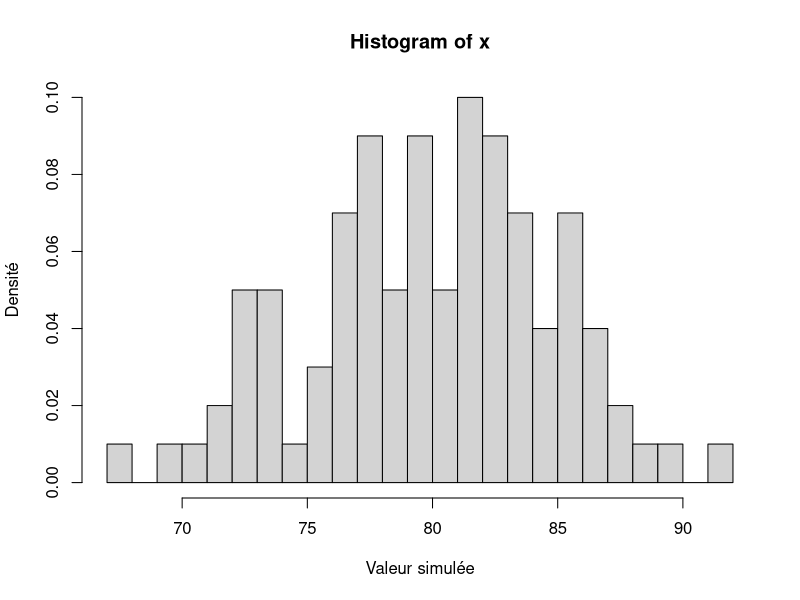
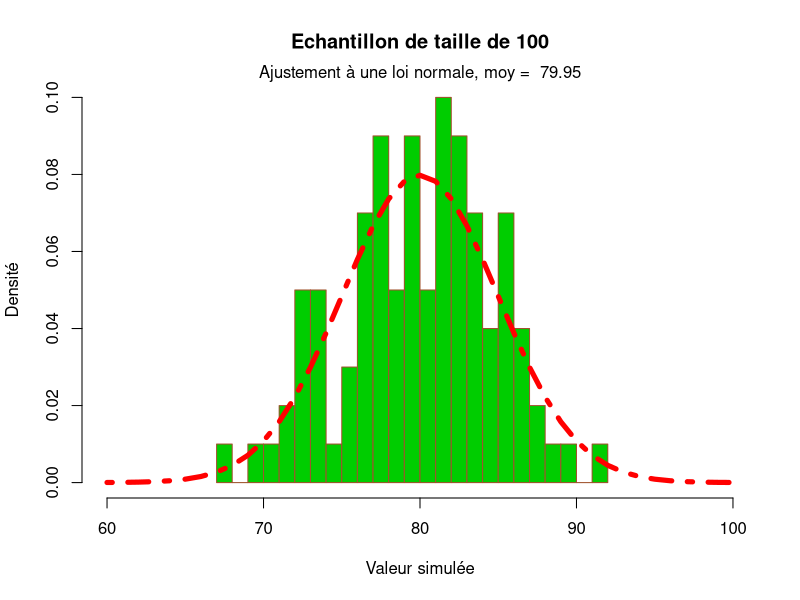
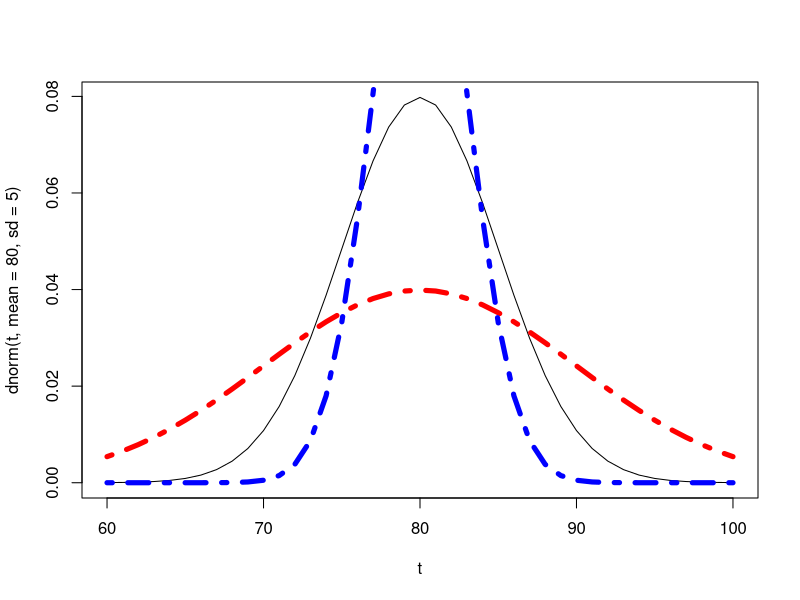
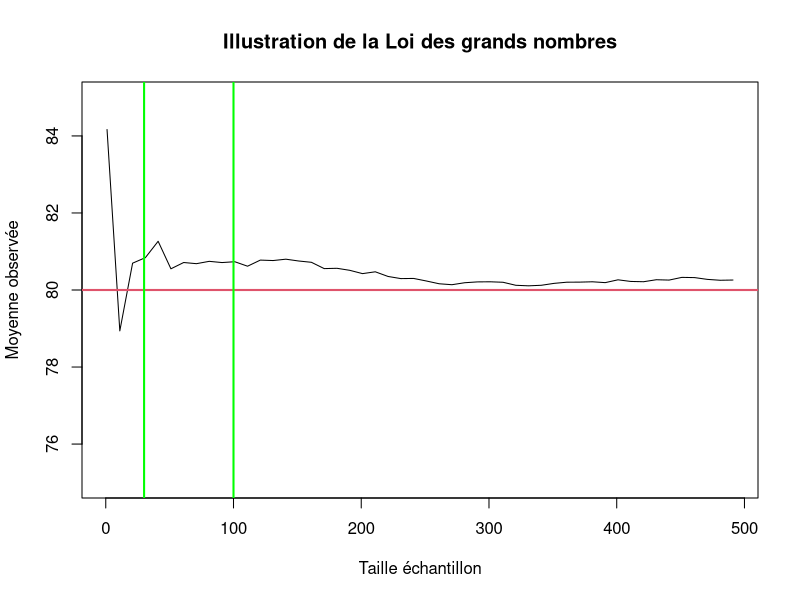
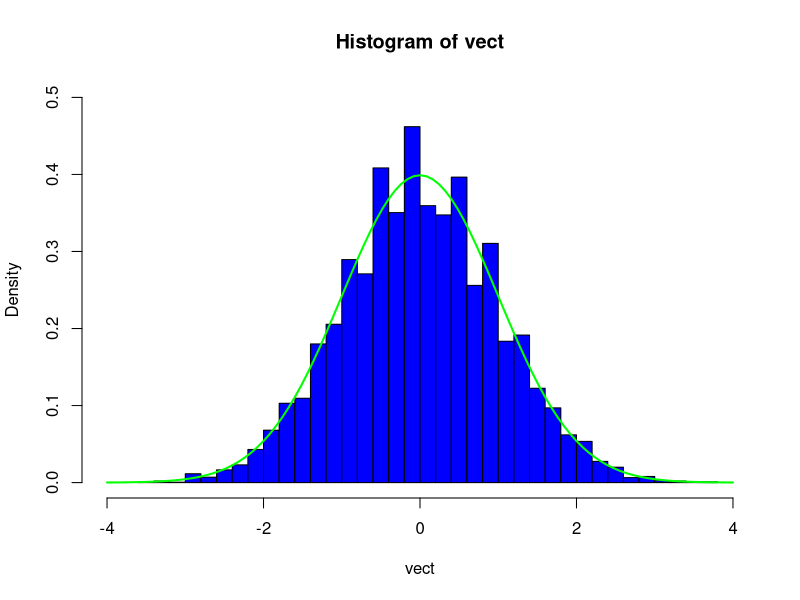

The R source for these figures, in order:
# TP2

# section 2.1
n=100
mu=80
sd=5

#permet de simuler une loi normale
x=rnorm(n=n,mean = mu,sd = sd)

#Affiche un histogramme
hist(x, probability = TRUE, breaks=20, 
     xlab="Valeur simulée", ylab="Densité")

     
#distribution statistique
hist(x,breaks=30,
     col="green3",border="sienna",
     main=paste("Echantillon de taille de", length(x)),
     xlab="Valeur simulée", ylab="Densité",
     probability =TRUE, labels=FALSE , ylim=c(0,0.1), xlim=c(60,100))
#densité de probabilité
t=seq(from= 60, to=100, by=1)

lines(t,dnorm(t, mean=80, sd=5), col= "red", lwd= 5, lty=4)

mtext(paste("Ajustement à une loi normale, moy = ", round(mean(x),2))) 

# remarque : exemple de courbes de densité

plot(t,dnorm(t, mean=80, sd=5), type="l")
lines(t,dnorm(t, mean=80, sd=10), col= "red", lwd= 5, lty=4)

lines(t,dnorm(t, mean=80, sd=3), col= "blue", lwd= 5, lty=4)


# section 3.1 Loi des grands nombres

# paramètres
pas=10
nmin=1
nmax=500

taille=seq(nmin,nmax,pas)

# exemple échantillon loi normale
ech=rnorm(nmax,mu,sd)

# exemple échantillon loi de poisson
# ech=rpois(n=nmax,lambda=mu)

# boucle pour calculer la moyenne des obs sur les i premières valeurs
xbar=array(0,length(taille))

for (i in 1:length(taille)){
   xbar[i]=mean(ech[1:taille[i]])
   }

plot(taille,xbar,type="l",
     main="Illustration de la Loi des grands nombres",
     ylim=c(75,85),
     xlab="Taille échantillon",
    ylab="Moyenne observée")
abline(h=80,col=2,lwd=2)
abline(v=30,col="green",lwd=2)
abline(v=100,col="green",lwd=2)


#section 3.3 TCL
# tirage de K échantillons, chacun de taille n
K=10000 # faire varier

n=100 # faire varier

#Espérance mu et variance sigma2 d'une loi uniforme sur [0,1]
mu=1/2
sigma2=1/12

lbd=5
mu=lbd
sigma2=lbd

# vecteur de la moyenne observée (centrée réduite) sur chacun des K échantillons
vect=rep(0,K)

# Boucle sur chacun des K échantillons
# >> calcul de la moyenne observée, centrée réduite
# nb : la variance de la variable aléatoire moyenne vaut sigma2/n 
for (i in 1 : K) {
#!#  moy=mean(runif(n))
  moy=mean(rpois(n=n, lambda=lbd))
  vect[i]=(moy-mu)/sqrt(sigma2/n)
}
# Histogramme de la distribution statistique
hist(vect, col="blue", probability=T, ylim=c(0,0.5),xlim=c(-4,4), breaks = 30)


# Ajout de la courbe de  densité de probabilité de la loi normale centrée réduite
curve(dnorm(x,mean=0,sd=1),add=T, col="green", lwd=2)

# Ajout d'une courbe estimée par méthode du noyau 
# lines(density(vect), col="red", lwd=2)



